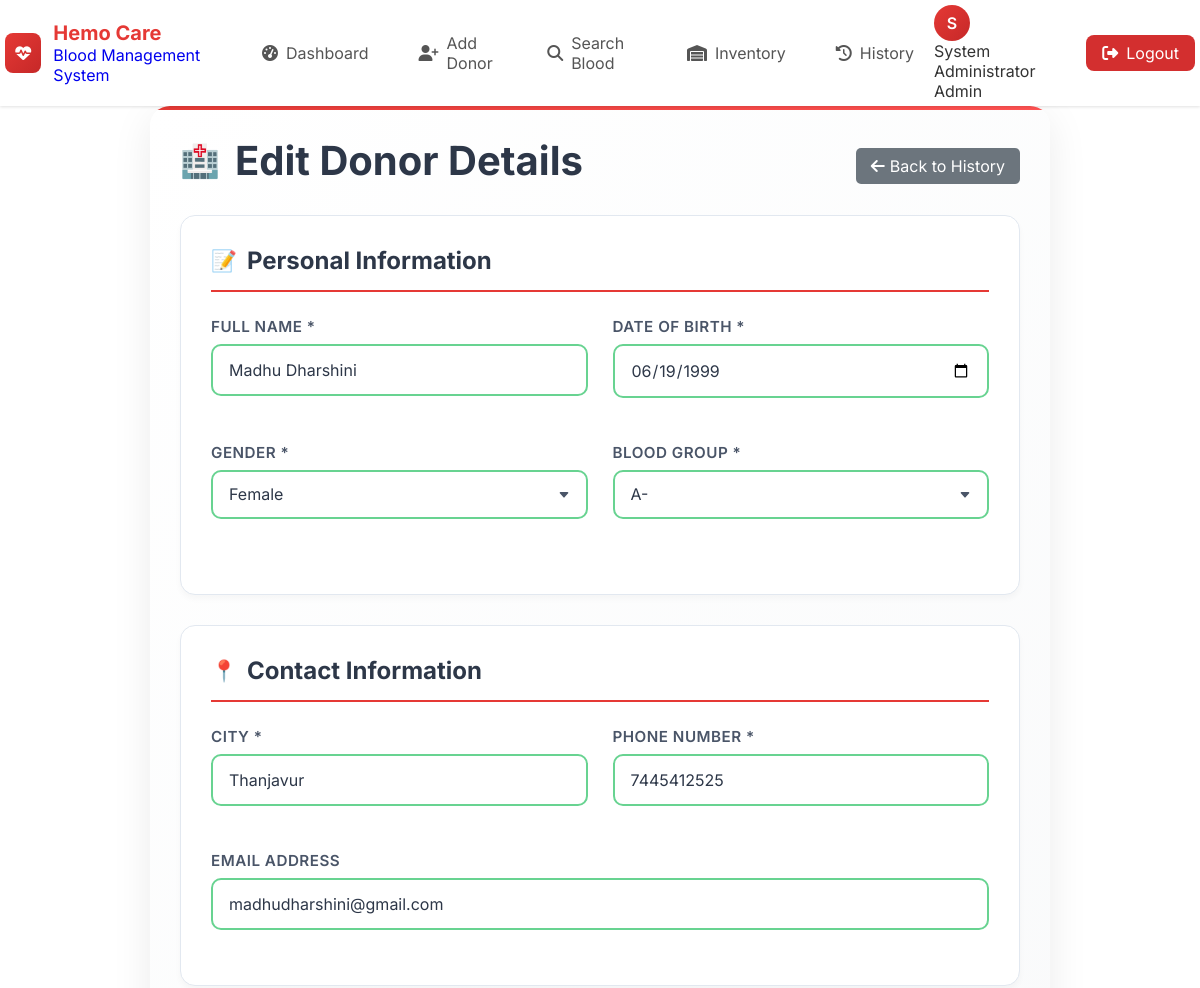
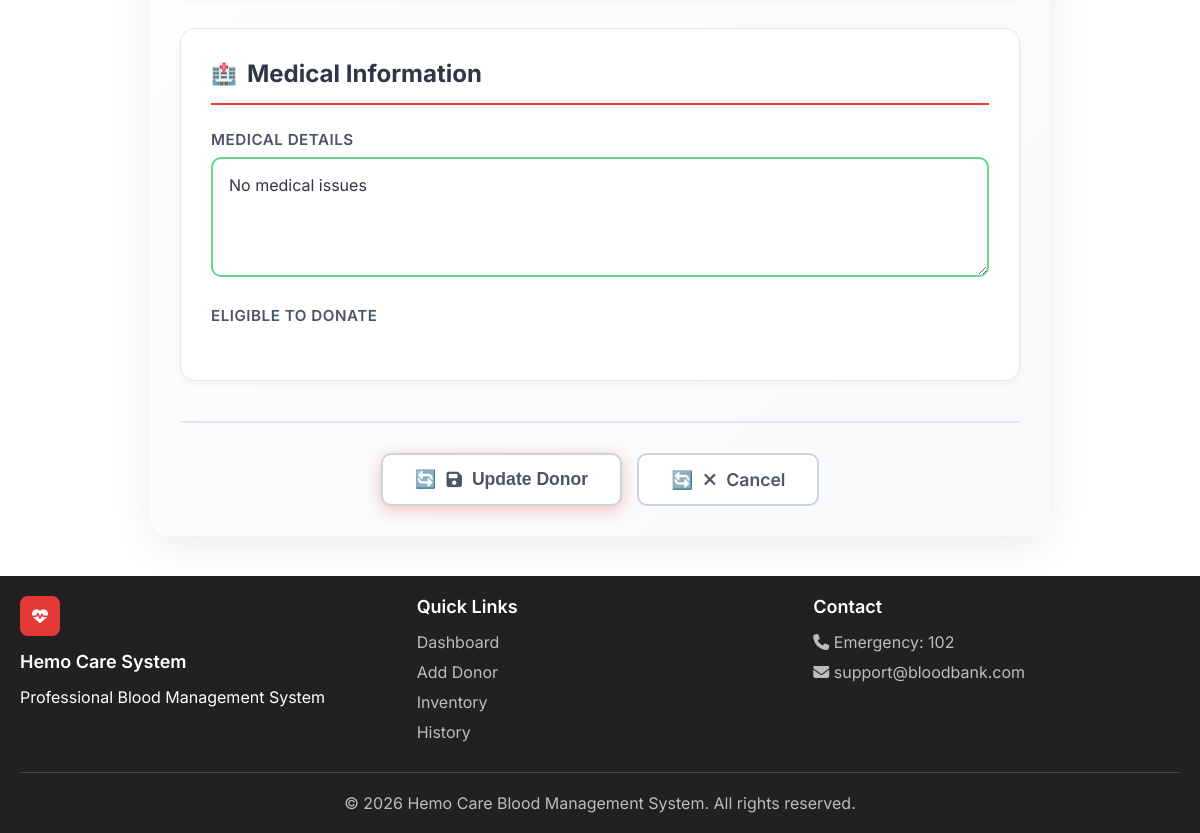
Page /edit_donor/DON41910 (signed in) on the committed database (2 pictures, top to bottom).
### tables this page shows
CREATE TABLE donors (
                donor_id TEXT PRIMARY KEY,
                name TEXT NOT NULL,
                date_of_birth DATE NOT NULL,
                age INTEGER,
                gender TEXT NOT NULL,
                blood_group TEXT NOT NULL,
                city TEXT NOT NULL,
                phone TEXT NOT NULL,
                email TEXT,
                medical_details TEXT,
                eligible BOOLEAN DEFAULT 1,
                last_donation_date DATE,
                created_at TIMESTAMP DEFAULT CURRENT_TIMESTAMP
            );

### app.py (the view, shortened to what this page needs)
@app.route('/edit_donor/<donor_id>', methods=['GET', 'POST'])
@login_required
def edit_donor(donor_id):
    conn = get_db()
    donor = conn.execute('SELECT * FROM donors WHERE donor_id = ?', (donor_id,)).fetchone()
    conn.close()
    if not donor:
        flash('Donor not found', 'danger')
        return redirect(url_for('donors'))
    donor = dict(donor)
    return render_template('edit_donor.html', donor=donor)

### app.py (called while the page is built)
def login_required(f):
    @wraps(f)
    def decorated_function(*args, **kwargs):
        if 'user_id' not in session:
            flash('Please login to access this page', 'warning')
            return redirect(url_for('login'))
        return f(*args, **kwargs)
    return decorated_function

def get_db():
    db = getattr(g, '_database', None)
    if db is None:
        db = g._database = sqlite3.connect(DATABASE, timeout=10)
        db.execute('PRAGMA journal_mode=WAL')
        db.row_factory = sqlite3.Row
    return db

### templates/edit_donor.html (shortened to what this page needs)
{% extends "base.html" %}
{% block content %}
<div class="form-container">
    <div style="display: flex; justify-content: space-between; align-items: center; margin-bottom: 20px;">
        <h1>Edit Donor Details</h1>
        <a href="{{ url_for('history', donor_id=donor.donor_id) }}" style="background: #6c757d; color: white; padding: 8px 15px; border-radius: 5px; text-decoration: none; display: inline-flex; align-items: center; gap: 5px;">
            <i class="fas fa-arrow-left"></i> Back to History
        </a>
    </div>
    <form method="POST" action="{{ url_for('edit_donor', donor_id=donor.donor_id) }}">
        <div class="form-section">
            <h3>Personal Information</h3>
            <div class="form-row">
                <div class="form-group">
                    <label>Full Name *</label>
                    <input type="text" name="name" class="form-control" value="{{ donor.name }}" required>
                </div>
                <div class="form-group">
                    <label>Date of Birth *</label>
                    <input type="date" name="dob" class="form-control" value="{{ donor.date_of_birth }}" required onchange="calculateAge(this.value)">
                </div>
            </div>
            <div class="form-row">
                <div class="form-group">
                    <label>Gender *</label>
                    <select name="gender" class="form-control" required>
                        <option value="Female" {% if donor.gender == 'Female' %}selected{% endif %}>Female</option>
                    </select>
                </div>
                <div class="form-group">
                    <label>Blood Group *</label>
                    <select name="blood_group" class="form-control" required>
                        <option value="A-" {% if donor.blood_group == 'A-' %}selected{% endif %}>A-</option>
                    </select>
                </div>
            </div>
        </div>
        <div class="form-section">
            <h3>Contact Information</h3>
            <div class="form-row">
                <div class="form-group">
                    <label>City *</label>
                    <input type="text" name="city" class="form-control" value="{{ donor.city }}" required>
                </div>
                <div class="form-group">
                    <label>Phone Number *</label>
                    <input type="tel" name="phone" class="form-control" value="{{ donor.phone }}" required pattern="[0-9]{10}">
                </div>
            </div>
            <div class="form-group">
                <label>Email Address</label>
                <input type="email" name="email" class="form-control" value="{{ donor.email or '' }}">
            </div>
        </div>
        <div class="form-section">
            <h3>Medical Information</h3>
            <div class="form-group">
                <label>Medical Details</label>
                <textarea name="medical_details" class="form-control" rows="3">{{ donor.medical_details or '' }}</textarea>
            </div>
            <div class="form-group">
                <label>
                    Eligible to donate
                </label>
            </div>
        </div>
        <div class="form-actions">
            <button type="submit" class="btn btn-primary">
                <i class="fas fa-save"></i> Update Donor
            </button>
            <a href="{{ url_for('donor_detail', donor_id=donor.donor_id) }}" class="btn">
                <i class="fas fa-times"></i> Cancel
            </a>
        </div>
    </form>
</div>
{% endblock %}

### static/style.css (style rules this page uses)
:root { --primary: #e53935; --primary-dark: #c62828; --primary-light: #ff5252; --secondary: #1565c0; --success: #2e7d32; --warning: #ff9800; --danger: #d32f2f; --info: #0288d1; --white: #ffffff; --light: #f5f5f5; --dark: #212121; --gray: #757575; --gray-light: #e0e0e0; --shadow-sm: 0 1px 3px rgba(0,0,0,0.12); --shadow-md: 0 4px 6px rgba(0,0,0,0.1); --shadow-lg: 0 10px 25px rgba(0,0,0,0.1); --radius: 8px; --radius-lg: 12px; --radius-xl: 16px; }
* { margin: 0; padding: 0; box-sizing: border-box; }
body { font-family: 'Inter', -apple-system, BlinkMacSystemFont, sans-serif; min-height: 100vh; color: #333; }
.btn { display: inline-flex; align-items: center; justify-content: center; gap: 8px; padding: 12px 24px; border: none; border-radius: var(--radius); font-size: 16px; font-weight: 500; cursor: pointer; transition: 0.3s; text-decoration: none; }
.btn-primary { background: linear-gradient(135deg, var(--primary), var(--primary-dark)); color: white; }
.form-container { background: white; border-radius: var(--radius-lg); padding: 30px; box-shadow: var(--shadow-md); }
.form-section { margin-bottom: 30px; padding-bottom: 20px; border-bottom: 1px solid #eee; }
.form-row { display: grid; grid-template-columns: repeat(auto-fit, minmax(300px, 1fr)); gap: 20px; margin-bottom: 20px; }
.form-actions { display: flex; gap: 15px; margin-top: 30px; }
.form-container { max-width: 900px; margin: 0 auto; padding: 30px; background: linear-gradient(135deg, #ffffff 0%, #f8f9fa 100%); border-radius: 20px; box-shadow: 0 10px 40px rgba(0, 0, 0, 0.08); position: relative; overflow: hidden; }
.form-container::before { content: ''; position: absolute; top: 0; left: 0; right: 0; height: 4px; background: linear-gradient(90deg, #e53935, #ff5252); }
.form-container h1 { color: #2d3748; font-size: 2.5rem; margin-bottom: 10px; display: flex; align-items: center; gap: 15px; }
.form-container h1::before { content: '🏥'; font-size: 2rem; }
.form-section { background: white; border-radius: 15px; padding: 30px; margin-bottom: 30px; border: 1px solid #e2e8f0; box-shadow: 0 4px 6px rgba(0, 0, 0, 0.03); transition: transform 0.3s ease, box-shadow 0.3s ease; }
.form-section h3 { color: #2d3748; font-size: 1.5rem; margin-bottom: 25px; padding-bottom: 15px; border-bottom: 2px solid #e53935; display: flex; align-items: center; gap: 10px; }
.form-section h3::before { content: '📝'; font-size: 1.3rem; }
.form-section:nth-child(2) h3::before { content: '📍'; }
.form-section:nth-child(3) h3::before { content: '🏥'; }
.form-row { display: grid; grid-template-columns: repeat(auto-fit, minmax(300px, 1fr)); gap: 25px; margin-bottom: 20px; }
.form-group { margin-bottom: 25px; position: relative; }
.form-group label { display: block; margin-bottom: 8px; color: #4a5568; font-weight: 600; font-size: 0.95rem; text-transform: uppercase; letter-spacing: 0.5px; display: flex; align-items: center; gap: 8px; }
.form-group label::after { content: '*'; color: #e53935; margin-left: 2px; display: none; }
.form-control { width: 100%; padding: 14px 16px; border: 2px solid #e2e8f0; border-radius: 10px; font-size: 1rem; color: #2d3748; background: white; transition: all 0.3s ease; font-family: 'Inter', sans-serif; }
.form-control::placeholder { color: #a0aec0; }
select.form-control { appearance: none; background-repeat: no-repeat; background-position: right 16px center; background-size: 12px; padding-right: 40px; }
textarea.form-control { min-height: 120px; resize: vertical; line-height: 1.6; }
.form-actions { display: flex; gap: 15px; margin-top: 40px; padding-top: 30px; border-top: 2px solid #e2e8f0; justify-content: center; }
.btn { padding: 14px 32px; border: none; border-radius: 10px; font-size: 1.1rem; font-weight: 600; cursor: pointer; transition: all 0.3s ease; display: inline-flex; align-items: center; justify-content: center; gap: 10px; min-width: 150px; text-decoration: none; }
.btn-primary { background: linear-gradient(135deg, #e53935, #ff5252); color: white; box-shadow: 0 4px 15px rgba(229, 57, 53, 0.3); }
.btn-primary::before { content: '💾'; }
.btn { background: white; color: #4a5568; border: 2px solid #cbd5e0; }
.btn::before { content: '🔄'; }
.form-control:valid { border-color: #68d391; }
.form-control { transition: border-color 0.3s ease, box-shadow 0.3s ease, padding-right 0.3s ease; }

### rows in the picture
donors: name "Madhu Dharshini", dob "06/19/1999", gender "Female", blood_group "A-", city "Thanjavur", phone "7445412525", email "madhudharshini@gmail.com", medical_details "No medical issues"

### other values in the picture
{{ session.get('user_name', 'U')[0] }} "S"
{{ session.get('user_name', 'User') }} "System Administrator"
{{ session.get('user_role', 'staff')|title }} "Admin"
